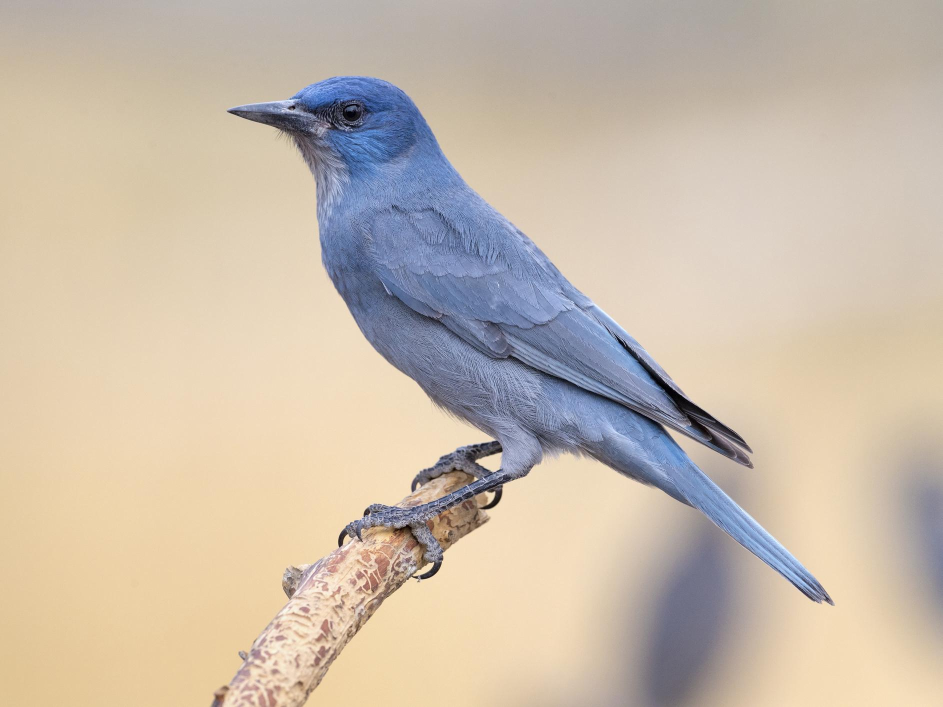
#> input picture tp6/imagenes/bird.jpg, 1885 x 1414 px (shown at 1/2 size)
$ python ej1b.py
#> lines starting #> are read from the running program, lines starting #| are printed output that depends on the picture; after the words box and inside, x2 and y2 are one past the last pixel; in counts of white or black regions, pixels touching at a corner belong together
import cv2
import numpy as np

import matplotlib.pyplot as plt
import matplotlib

matplotlib.use('TkAgg')
from mpl_toolkits.mplot3d import Axes3D  # noqa

bird = cv2.imread("imagenes/bird.jpg")
#> bird is the input picture: shape (1414, 1885, 3); mean B, G, R 171.9, 187.6, 201.1

img_blur = cv2.blur(bird, ksize=(5, 5))
img_median = cv2.medianBlur(img_blur, 5)
img_gaussian = cv2.GaussianBlur(img_median, (5, 5), 0)
img2 = cv2.bilateralFilter(img_gaussian, 9, 75, 75)

img_hsv = cv2.cvtColor(img2, cv2.COLOR_BGR2HSV)
#> img_hsv: shape (1414, 1885, 3); mean H, S, V 33, 52.2, 208
H, S, V = cv2.split(img_hsv)
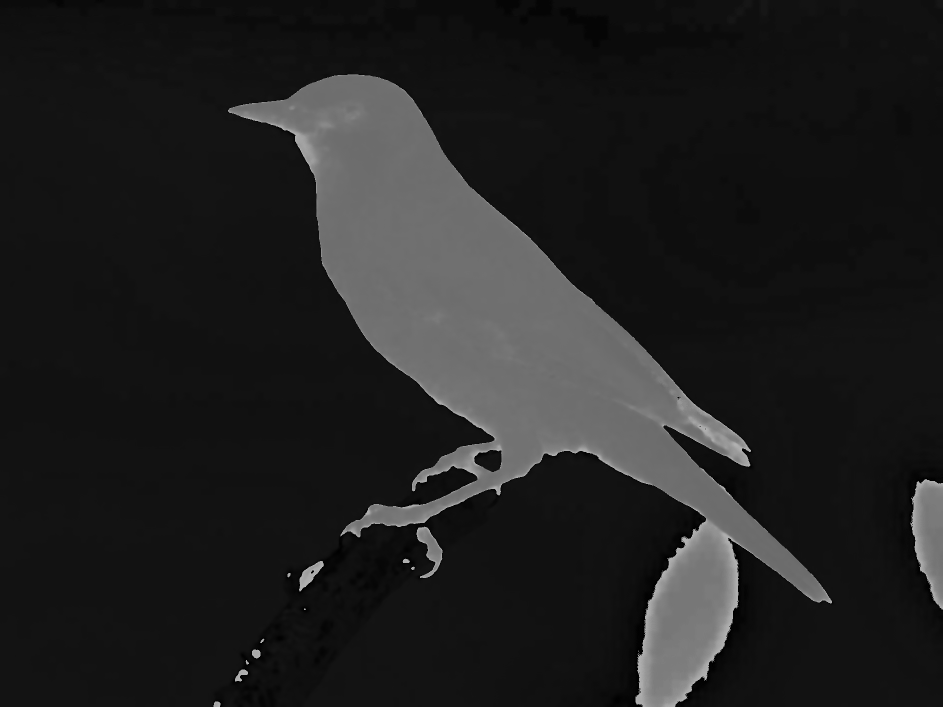
#> H: shape (1414, 1885) (shown at 1/2 size); min 0, max 179, mean 33
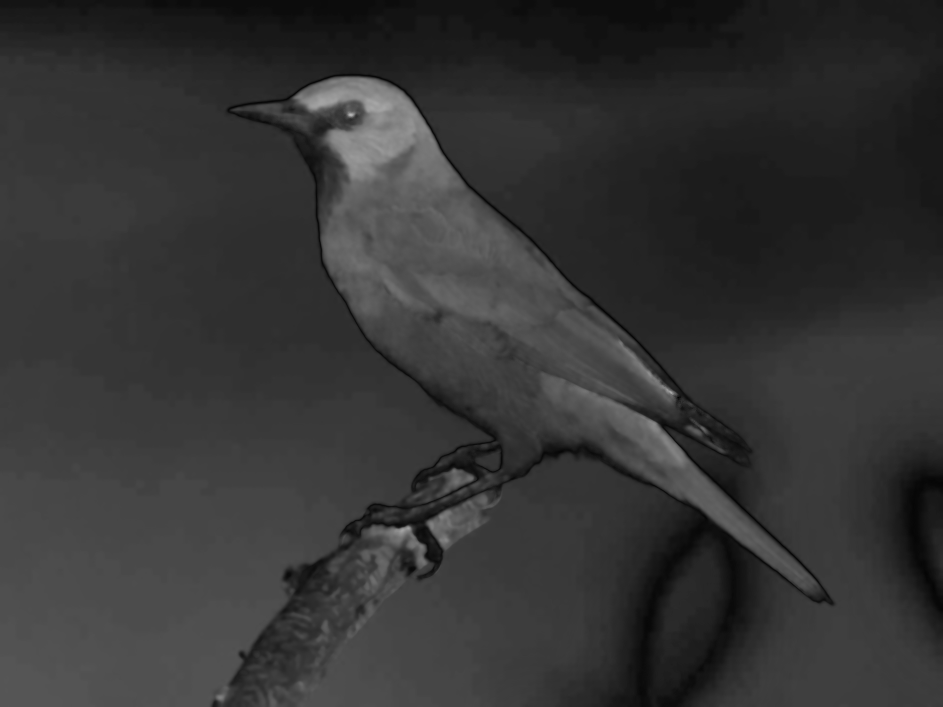
#> S: shape (1414, 1885) (shown at 1/2 size); min 0, max 187, mean 52.2
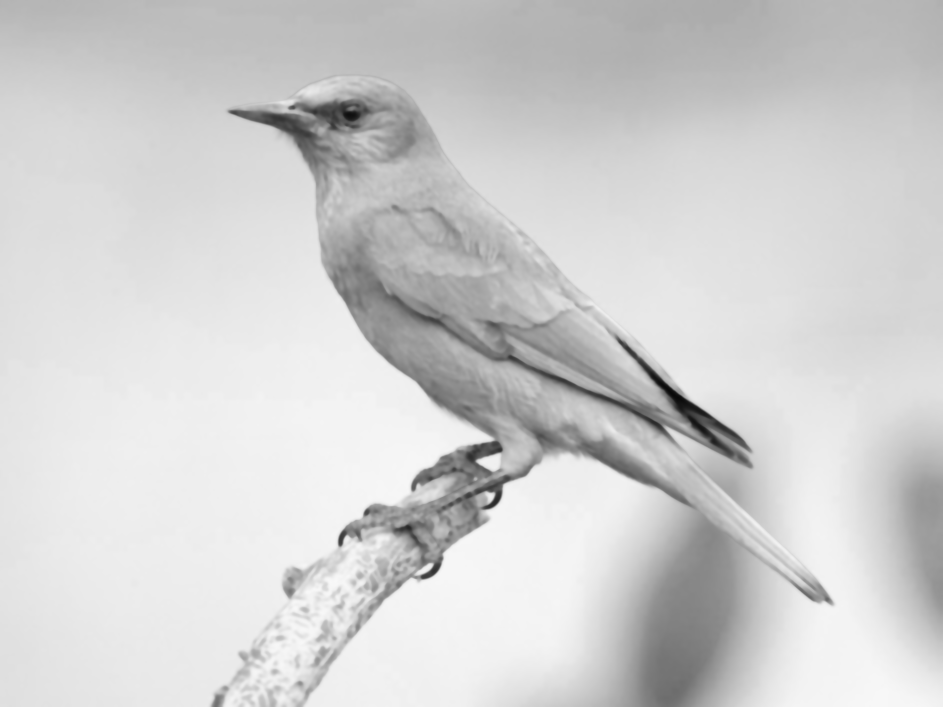
#> V: shape (1414, 1885) (shown at 1/2 size); min 9, max 248, mean 208
hist_H = cv2.calcHist([H], [0], None, [256], [0, 256])
#> hist_H = 256 values, max 629716 at index 18, min 0 at index 25, mean 10411.7
hist_H = cv2.normalize(hist_H, hist_H, 0, 255, cv2.NORM_MINMAX)
#> hist_H = 256 values, max 255 at index 18, min 0 at index 25, mean 4.22
plt.plot(hist_H)
plt.show()
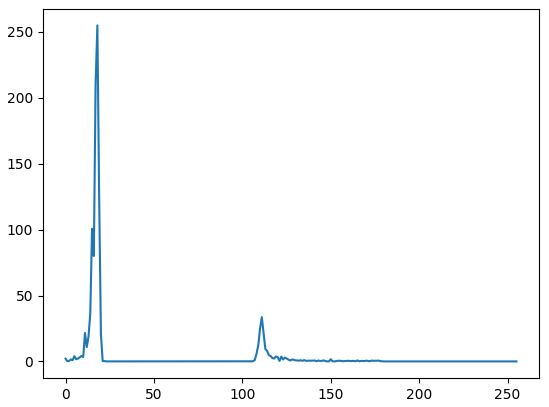
#> figure drawn by matplotlib, 1 panel; curve peaks at x = 18, y = 255

low = np.array([50, 0, 0])
high = np.array([120, 255, 255])
mask = cv2.inRange(img_hsv, low, high)
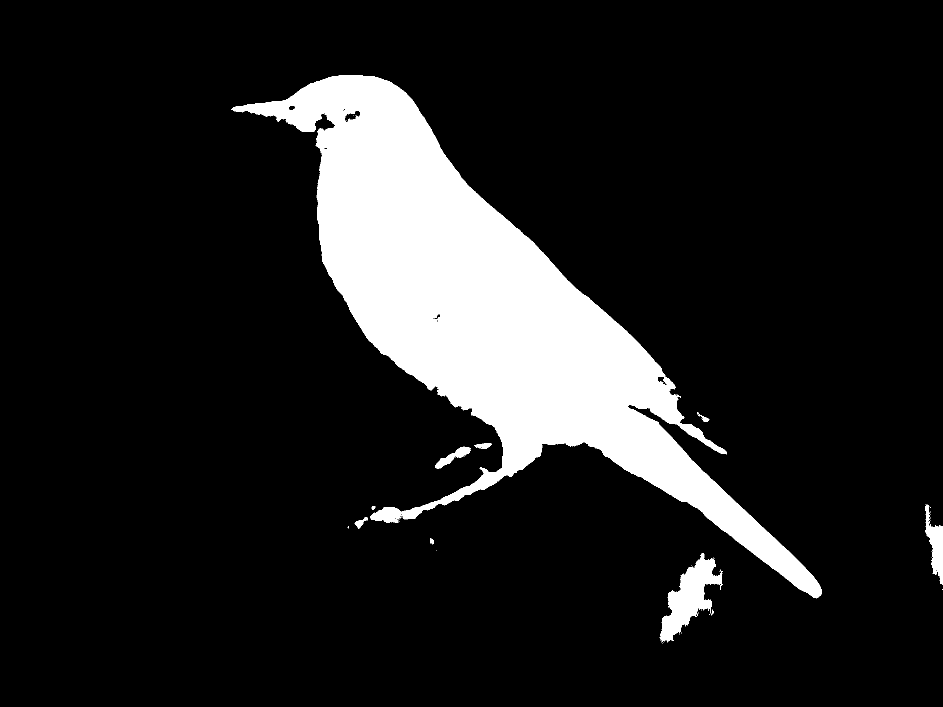
#> mask: shape (1414, 1885) (shown at 1/2 size); 12.7% white; 54 white regions (44 under 20 px), largest, box (x1, y1, x2, y2) and area: (463, 151, 1644, 1197) 325422, (1319, 1106, 1445, 1285) 9054, (1851, 1009, 1885, 1169) 2560

res = cv2.bitwise_and(bird, bird, mask=mask)
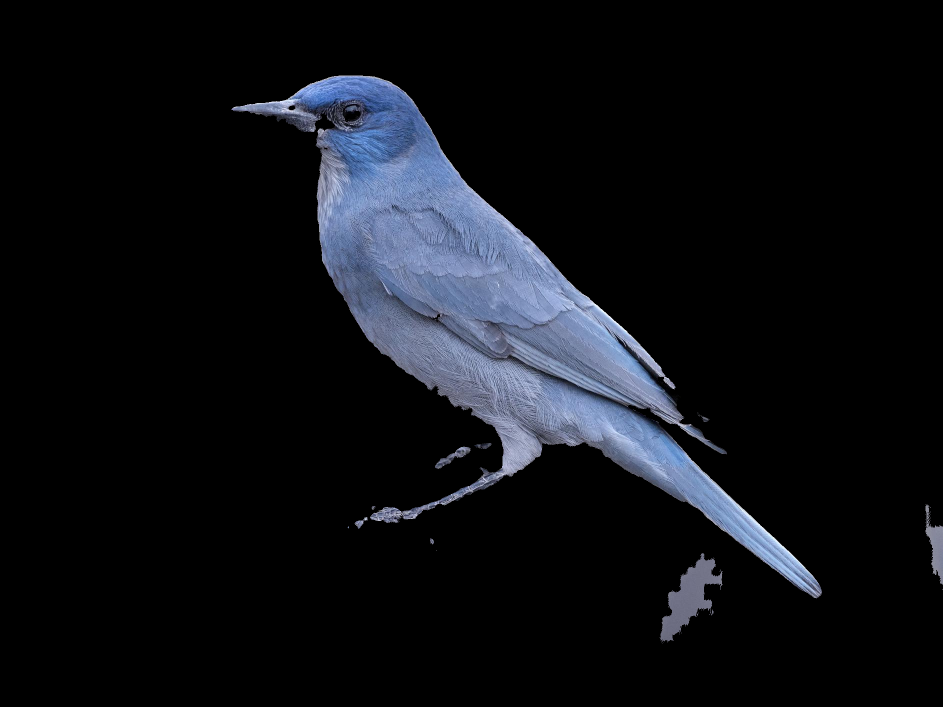
#> res: shape (1414, 1885, 3) (shown at 1/2 size); mean B, G, R 21.1, 16.4, 14.4
s = np.hstack((bird, res))
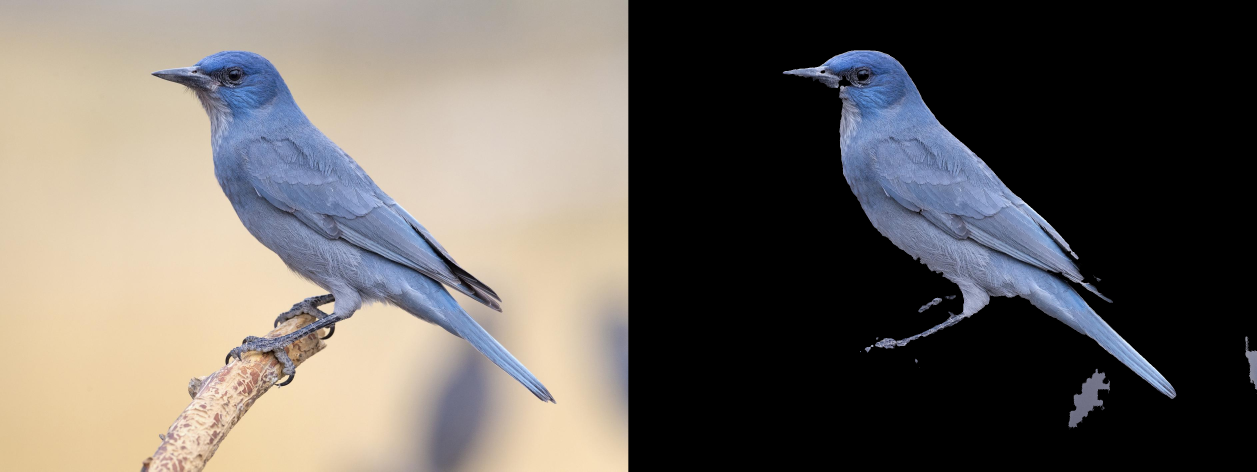
#> s: shape (1414, 3770, 3) (shown at 1/3 size); mean B, G, R 96.5, 102, 107.7
s = cv2.pyrDown(s)
#> s: shape (707, 1885, 3)

cv2.imwrite("results/cut_Bird.jpg", s)
